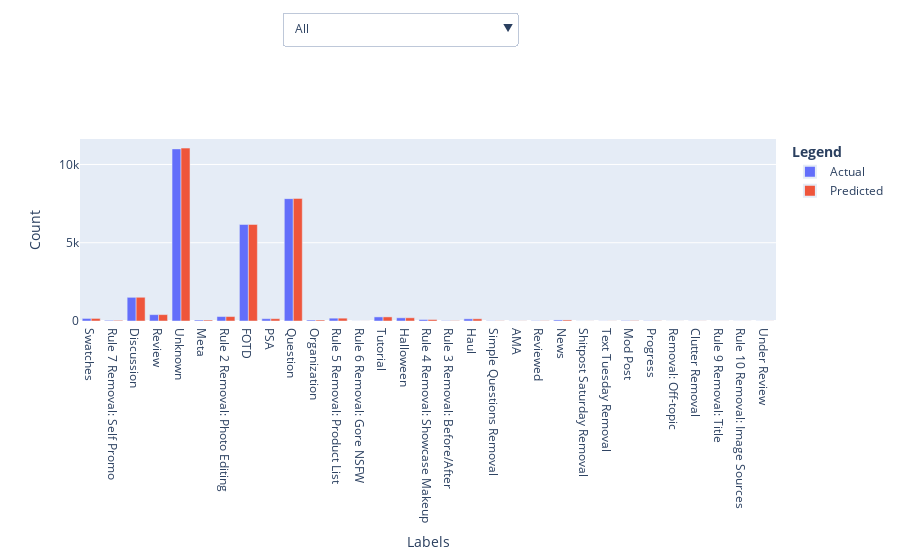

Write notebook code for a chart like this one.
### Code cell
# Initialize the figure with grouped bar chart for the 'All' selection
fig = go.Figure(data=[
    go.Bar(name='Actual', x=merged_counts['ActualLabel'], y=merged_counts['ActualCount']),
    go.Bar(name='Predicted', x=merged_counts['ActualLabel'], y=merged_counts['PredictedCount'])
])

# Add a set of bars for each label, these will be hidden initially
for label in merged_counts['ActualLabel']:
    actual = merged_counts[merged_counts['ActualLabel'] == label]['ActualCount'].values[0]
    predicted = merged_counts[merged_counts['ActualLabel'] == label]['PredictedCount'].values[0]
    fig.add_trace(go.Bar(name=f'Actual - {label}', x=[label], y=[actual], visible=False))
    fig.add_trace(go.Bar(name=f'Predicted - {label}', x=[label], y=[predicted], visible=False))

# The initial button that shows all labels
buttons = [dict(label='All',
                method='update',
                args=[{'visible': [True, True] + [False] * (len(merged_counts) * 2),
                       'title': 'All'}])]

# Add buttons for each label in the dropdown
for i, label in enumerate(merged_counts['ActualLabel']):
    # Set visibility: only the two traces for the selected label are visible
    visibility = [False] * 2 + [i*2 == j or i*2+1 == j for j in range(len(merged_counts) * 2)]
    button = dict(label=label,
                  method='update',
                  args=[{'visible': visibility,
                         'title': label}])
    buttons.append(button)

# Update the layout with the dropdown
fig.update_layout(
    updatemenus=[{
        'buttons': buttons,
        'direction': 'down',
        'showactive': True,
        'active': 0,
        'x': 0.29,
        'y': 1.7,
        'xanchor': 'left',
        'yanchor': 'top'
    }],
    xaxis_title='Labels',
    yaxis_title='Count',
    barmode='group',
    legend_title='<b>Legend</b>',
    legend=dict(
        traceorder='normal',
        itemsizing='constant'
    )
)

# Show the figure
fig.show()

### Figure 1 — Plotly figure (JSON) as saved in the notebook; plotly's stock layout.template omitted (floating-point values rounded to 4 significant figures)
{"data": [{"name": "Actual", "type": "bar", "x": ["Swatches", "Rule 7 Removal: Self Promo", "Discussion", "Review", "Unknown", "Meta", "Rule 2 Removal: Photo Editing", "FOTD", "PSA", "Question", "Organization", "Rule 5 Removal: Product List", "Rule 6 Removal: Gore NSFW", "Tutorial", "Halloween", "Rule 4 Removal: Showcase Makeup", "Rule 3 Removal: Before/After", "Haul", "Simple Questions Removal", "AMA", "Reviewed", "News", "Shitpost Saturday Removal", "Text Tuesday Removal", "Mod Post", "Progress", "Removal: Off-topic", "Clutter Removal", "Rule 9 Removal: Title", "Rule 10 Removal: Image Sources", "Under Review"], "y": [164, 43, 1513, 406, 10996, 62, 284, 6167, 148, 7817, 63, 181, 4, 262, 204, 96, 21, 139, 15, 9, 18, 67, 5, 7, 26, 15, 3, 7, 4, 4, 5]}, {"name": "Predicted", "type": "bar", "x": ["Swatches", "Rule 7 Removal: Self Promo", "Discussion", "Review", "Unknown", "Meta", "Rule 2 Removal: Photo Editing", "FOTD", "PSA", "Question", "Organization", "Rule 5 Removal: Product List", "Rule 6 Removal: Gore NSFW", "Tutorial", "Halloween", "Rule 4 Removal: Showcase Makeup", "Rule 3 Removal: Before/After", "Haul", "Simple Questions Removal", "AMA", "Reviewed", "News", "Shitpost Saturday Removal", "Text Tuesday Removal", "Mod Post", "Progress", "Removal: Off-topic", "Clutter Removal", "Rule 9 Removal: Title", "Rule 10 Removal: Image Sources", "Under Review"], "y": [165, 43, 1516, 408, 11046, 62, 284, 6168, 149, 7834, 63, 181, 4, 262, 205, 96, 21, 142, 15, 9, 18, 67, 5, 7, 26, 15, 3, 7, 4, 4, 5]}, {"name": "Actual - Swatches", "type": "bar", "visible": false, "x": ["Swatches"], "y": [164]}, {"name": "Predicted - Swatches", "type": "bar", "visible": false, "x": ["Swatches"], "y": [165]}, {"name": "Actual - Rule 7 Removal: Self Promo", "type": "bar", "visible": false, "x": ["Rule 7 Removal: Self Promo"], "y": [43]}, {"name": "Predicted - Rule 7 Removal: Self Promo", "type": "bar", "visible": false, "x": ["Rule 7 Removal: Self Promo"], "y": [43]}, {"name": "Actual - Discussion", "type": "bar", "visible": false, "x": ["Discussion"], "y": [1513]}, {"name": "Predicted - Discussion", "type": "bar", "visible": false, "x": ["Discussion"], "y": [1516]}, {"name": "Actual - Review", "type": "bar", "visible": false, "x": ["Review"], "y": [406]}, {"name": "Predicted - Review", "type": "bar", "visible": false, "x": ["Review"], "y": [408]}, {"name": "Actual - Unknown", "type": "bar", "visible": false, "x": ["Unknown"], "y": [10996]}, {"name": "Predicted - Unknown", "type": "bar", "visible": false, "x": ["Unknown"], "y": [11046]}, {"name": "Actual - Meta", "type": "bar", "visible": false, "x": ["Meta"], "y": [62]}, {"name": "Predicted - Meta", "type": "bar", "visible": false, "x": ["Meta"], "y": [62]}, {"name": "Actual - Rule 2 Removal: Photo Editing", "type": "bar", "visible": false, "x": ["Rule 2 Removal: Photo Editing"], "y": [284]}, {"name": "Predicted - Rule 2 Removal: Photo Editing", "type": "bar", "visible": false, "x": ["Rule 2 Removal: Photo Editing"], "y": [284]}, {"name": "Actual - FOTD", "type": "bar", "visible": false, "x": ["FOTD"], "y": [6167]}, {"name": "Predicted - FOTD", "type": "bar", "visible": false, "x": ["FOTD"], "y": [6168]}, {"name": "Actual - PSA", "type": "bar", "visible": false, "x": ["PSA"], "y": [148]}, {"name": "Predicted - PSA", "type": "bar", "visible": false, "x": ["PSA"], "y": [149]}, {"name": "Actual - Question", "type": "bar", "visible": false, "x": ["Question"], "y": [7817]}, {"name": "Predicted - Question", "type": "bar", "visible": false, "x": ["Question"], "y": [7834]}, {"name": "Actual - Organization", "type": "bar", "visible": false, "x": ["Organization"], "y": [63]}, {"name": "Predicted - Organization", "type": "bar", "visible": false, "x": ["Organization"], "y": [63]}, {"name": "Actual - Rule 5 Removal: Product List", "type": "bar", "visible": false, "x": ["Rule 5 Removal: Product List"], "y": [181]}, {"name": "Predicted - Rule 5 Removal: Product List", "type": "bar", "visible": false, "x": ["Rule 5 Removal: Product List"], "y": [181]}, {"name": "Actual - Rule 6 Removal: Gore NSFW", "type": "bar", "visible": false, "x": ["Rule 6 Removal: Gore NSFW"], "y": [4]}, {"name": "Predicted - Rule 6 Removal: Gore NSFW", "type": "bar", "visible": false, "x": ["Rule 6 Removal: Gore NSFW"], "y": [4]}, {"name": "Actual - Tutorial", "type": "bar", "visible": false, "x": ["Tutorial"], "y": [262]}, {"name": "Predicted - Tutorial", "type": "bar", "visible": false, "x": ["Tutorial"], "y": [262]}, {"name": "Actual - Halloween", "type": "bar", "visible": false, "x": ["Halloween"], "y": [204]}, {"name": "Predicted - Halloween", "type": "bar", "visible": false, "x": ["Halloween"], "y": [205]}, {"name": "Actual - Rule 4 Removal: Showcase Makeup", "type": "bar", "visible": false, "x": ["Rule 4 Removal: Showcase Makeup"], "y": [96]}, {"name": "Predicted - Rule 4 Removal: Showcase Makeup", "type": "bar", "visible": false, "x": ["Rule 4 Removal: Showcase Makeup"], "y": [96]}, {"name": "Actual - Rule 3 Removal: Before/After", "type": "bar", "visible": false, "x": ["Rule 3 Removal: Before/After"], "y": [21]}, {"name": "Predicted - Rule 3 Removal: Before/After", "type": "bar", "visible": false, "x": ["Rule 3 Removal: Before/After"], "y": [21]}, {"name": "Actual - Haul", "type": "bar", "visible": false, "x": ["Haul"], "y": [139]}, {"name": "Predicted - Haul", "type": "bar", "visible": false, "x": ["Haul"], "y": [142]}, {"name": "Actual - Simple Questions Removal", "type": "bar", "visible": false, "x": ["Simple Questions Removal"], "y": [15]}, {"name": "Predicted - Simple Questions Removal", "type": "bar", "visible": false, "x": ["Simple Questions Removal"], "y": [15]}, {"name": "Actual - AMA", "type": "bar", "visible": false, "x": ["AMA"], "y": [9]}, {"name": "Predicted - AMA", "type": "bar", "visible": false, "x": ["AMA"], "y": [9]}, {"name": "Actual - Reviewed", "type": "bar", "visible": false, "x": ["Reviewed"], "y": [18]}, {"name": "Predicted - Reviewed", "type": "bar", "visible": false, "x": ["Reviewed"], "y": [18]}, {"name": "Actual - News", "type": "bar", "visible": false, "x": ["News"], "y": [67]}, {"name": "Predicted - News", "type": "bar", "visible": false, "x": ["News"], "y": [67]}, {"name": "Actual - Shitpost Saturday Removal", "type": "bar", "visible": false, "x": ["Shitpost Saturday Removal"], "y": [5]}, {"name": "Predicted - Shitpost Saturday Removal", "type": "bar", "visible": false, "x": ["Shitpost Saturday Removal"], "y": [5]}, {"name": "Actual - Text Tuesday Removal", "type": "bar", "visible": false, "x": ["Text Tuesday Removal"], "y": [7]}, {"name": "Predicted - Text Tuesday Removal", "type": "bar", "visible": false, "x": ["Text Tuesday Removal"], "y": [7]}, {"name": "Actual - Mod Post", "type": "bar", "visible": false, "x": ["Mod Post"], "y": [26]}, {"name": "Predicted - Mod Post", "type": "bar", "visible": false, "x": ["Mod Post"], "y": [26]}, {"name": "Actual - Progress", "type": "bar", "visible": false, "x": ["Progress"], "y": [15]}, {"name": "Predicted - Progress", "type": "bar", "visible": false, "x": ["Progress"], "y": [15]}, {"name": "Actual - Removal: Off-topic", "type": "bar", "visible": false, "x": ["Removal: Off-topic"], "y": [3]}, {"name": "Predicted - Removal: Off-topic", "type": "bar", "visible": false, "x": ["Removal: Off-topic"], "y": [3]}, {"name": "Actual - Clutter Removal", "type": "bar", "visible": false, "x": ["Clutter Removal"], "y": [7]}, {"name": "Predicted - Clutter Removal", "type": "bar", "visible": false, "x": ["Clutter Removal"], "y": [7]}, {"name": "Actual - Rule 9 Removal: Title", "type": "bar", "visible": false, "x": ["Rule 9 Removal: Title"], "y": [4]}, {"name": "Predicted - Rule 9 Removal: Title", "type": "bar", "visible": false, "x": ["Rule 9 Removal: Title"], "y": [4]}, {"name": "Actual - Rule 10 Removal: Image Sources", "type": "bar", "visible": false, "x": ["Rule 10 Removal: Image Sources"], "y": [4]}, {"name": "Predicted - Rule 10 Removal: Image Sources", "type": "bar", "visible": false, "x": ["Rule 10 Removal: Image Sources"], "y": [4]}, {"name": "Actual - Under Review", "type": "bar", "visible": false, "x": ["Under Review"], "y": [5]}, {"name": "Predicted - Under Review", "type": "bar", "visible": false, "x": ["Under Review"], "y": [5]}], "layout": {"autosize": true, "barmode": "group", "legend": {"itemsizing": "constant", "title": {"text": "<b>Legend</b>"}, "traceorder": "normal"}, "updatemenus": [{"active": 0, "buttons": [{"args": [{"title": "All", "visible": [true, true, false, false, false, false, false, false, false, false, false, false, false, false, false, false, false, false, false, false, false, false, false, false, false, false, false, false, false, false, false, false, false, false, false, false, false, false, false, false, false, false, false, false, false, false, false, false, false, false, false, false, false, false, false, false, false, false, false, false, false, false, false, false]}], "label": "All", "method": "update"}, {"args": [{"title": "Swatches", "visible": [false, false, true, true, false, false, false, false, false, false, false, false, false, false, false, false, false, false, false, false, false, false, false, false, false, false, false, false, false, false, false, false, false, false, false, false, false, false, false, false, false, false, false, false, false, false, false, false, false, false, false, false, false, false, false, false, false, false, false, false, false, false, false, false]}], "label": "Swatches", "method": "update"}, {"args": [{"title": "Rule 7 Removal: Self Promo", "visible": [false, false, false, false, true, true, false, false, false, false, false, false, false, false, false, false, false, false, false, false, false, false, false, false, false, false, false, false, false, false, false, false, false, false, false, false, false, false, false, false, false, false, false, false, false, false, false, false, false, false, false, false, false, false, false, false, false, false, false, false, false, false, false, false]}], "label": "Rule 7 Removal: Self Promo", "method": "update"}, {"args": [{"title": "Discussion", "visible": [false, false, false, false, false, false, true, true, false, false, false, false, false, false, false, false, false, false, false, false, false, false, false, false, false, false, false, false, false, false, false, false, false, false, false, false, false, false, false, false, false, false, false, false, false, false, false, false, false, false, false, false, false, false, false, false, false, false, false, false, false, false, false, false]}], "label": "Discussion", "method": "update"}, {"args": [{"title": "Review", "visible": [false, false, false, false, false, false, false, false, true, true, false, false, false, false, false, false, false, false, false, false, false, false, false, false, false, false, false, false, false, false, false, false, false, false, false, false, false, false, false, false, false, false, false, false, false, false, false, false, false, false, false, false, false, false, false, false, false, false, false, false, false, false, false, false]}], "label": "Review", "method": "update"}, {"args": [{"title": "Unknown", "visible": [false, false, false, false, false, false, false, false, false, false, true, true, false, false, false, false, false, false, false, false, false, false, false, false, false, false, false, false, false, false, false, false, false, false, false, false, false, false, false, false, false, false, false, false, false, false, false, false, false, false, false, false, false, false, false, false, false, false, false, false, false, false, false, false]}], "label": "Unknown", "method": "update"}, {"args": [{"title": "Meta", "visible": [false, false, false, false, false, false, false, false, false, false, false, false, true, true, false, false, false, false, false, false, false, false, false, false, false, false, false, false, false, false, false, false, false, false, false, false, false, false, false, false, false, false, false, false, false, false, false, false, false, false, false, false, false, false, false, false, false, false, false, false, false, false, false, false]}], "label": "Meta", "method": "update"}, {"args": [{"title": "Rule 2 Removal: Photo Editing", "visible": [false, false, false, false, false, false, false, false, false, false, false, false, false, false, true, true, false, false, false, false, false, false, false, false, false, false, false, false, false, false, false, false, false, false, false, false, false, false, false, false, false, false, false, false, false, false, false, false, false, false, false, false, false, false, false, false, false, false, false, false, false, false, false, false]}], "label": "Rule 2 Removal: Photo Editing", "method": "update"}, {"args": [{"title": "FOTD", "visible": [false, false, false, false, false, false, false, false, false, false, false, false, false, false, false, false, true, true, false, false, false, false, false, false, false, false, false, false, false, false, false, false, false, false, false, false, false, false, false, false, false, false, false, false, false, false, false, false, false, false, false, false, false, false, false, false, false, false, false, false, false, false, false, false]}], "label": "FOTD", "method": "update"}, {"args": [{"title": "PSA", "visible": [false, false, false, false, false, false, false, false, false, false, false, false, false, false, false, false, false, false, true, true, false, false, false, false, false, false, false, false, false, false, false, false, false, false, false, false, false, false, false, false, false, false, false, false, false, false, false, false, false, false, false, false, false, false, false, false, false, false, false, false, false, false, false, false]}], "label": "PSA", "method": "update"}, {"args": [{"title": "Question", "visible": [false, false, false, false, false, false, false, false, false, false, false, false, false, false, false, false, false, false, false, false, true, true, false, false, false, false, false, false, false, false, false, false, false, false, false, false, false, false, false, false, false, false, false, false, false, false, false, false, false, false, false, false, false, false, false, false, false, false, false, false, false, false, false, false]}], "label": "Question", "method": "update"}, {"args": [{"title": "Organization", "visible": [false, false, false, false, false, false, false, false, false, false, false, false, false, false, false, false, false, false, false, false, false, false, true, true, false, false, false, false, false, false, false, false, false, false, false, false, false, false, false, false, false, false, false, false, false, false, false, false, false, false, false, false, false, false, false, false, false, false, false, false, false, false, false, false]}], "label": "Organization", "method": "update"}, {"args": [{"title": "Rule 5 Removal: Product List", "visible": [false, false, false, false, false, false, false, false, false, false, false, false, false, false, false, false, false, false, false, false, false, false, false, false, true, true, false, false, false, false, false, false, false, false, false, false, false, false, false, false, false, false, false, false, false, false, false, false, false, false, false, false, false, false, false, false, false, false, false, false, false, false, false, false]}], "label": "Rule 5 Removal: Product List", "method": "update"}, {"args": [{"title": "Rule 6 Removal: Gore NSFW", "visible": [false, false, false, false, false, false, false, false, false, false, false, false, false, false, false, false, false, false, false, false, false, false, false, false, false, false, true, true, false, false, false, false, false, false, false, false, false, false, false, false, false, false, false, false, false, false, false, false, false, false, false, false, false, false, false, false, false, false, false, false, false, false, false, false]}], "label": "Rule 6 Removal: Gore NSFW", "method": "update"}, {"args": [{"title": "Tutorial", "visible": [false, false, false, false, false, false, false, false, false, false, false, false, false, false, false, false, false, false, false, false, false, false, false, false, false, false, false, false, true, true, false, false, false, false, false, false, false, false, false, false, false, false, false, false, false, false, false, false, false, false, false, false, false, false, false, false, false, false, false, false, false, false, false, false]}], "label": "Tutorial", "method": "update"}, {"args": [{"title": "Halloween", "visible": [false, false, false, false, false, false, false, false, false, false, false, false, false, false, false, false, false, false, false, false, false, false, false, false, false, false, false, false, false, false, true, true, false, false, false, false, false, false, false, false, false, false, false, false, false, false, false, false, false, false, false, false, false, false, false, false, false, false, false, false, false, false, false, false]}], "label": "Halloween", "method": "update"}, {"args": [{"title": "Rule 4 Removal: Showcase Makeup", "visible": [false, false, false, false, false, false, false, false, false, false, false, false, false, false, false, false, false, false, false, false, false, false, false, false, false, false, false, false, false, false, false, false, true, true, false, false, false, false, false, false, false, false, false, false, false, false, false, false, false, false, false, false, false, false, false, false, false, false, false, false, false, false, false, false]}], "label": "Rule 4 Removal: Showcase Makeup", "method": "update"}, {"args": [{"title": "Rule 3 Removal: Before/After", "visible": [false, false, false, false, false, false, false, false, false, false, false, false, false, false, false, false, false, false, false, false, false, false, false, false, false, false, false, false, false, false, false, false, false, false, true, true, false, false, false, false, false, false, false, false, false, false, false, false, false, false, false, false, false, false, false, false, false, false, false, false, false, false, false, false]}], "label": "Rule 3 Removal: Before/After", "method": "update"}, {"args": [{"title": "Haul", "visible": [false, false, false, false, false, false, false, false, false, false, false, false, false, false, false, false, false, false, false, false, false, false, false, false, false, false, false, false, false, false, false, false, false, false, false, false, true, true, false, false, false, false, false, false, false, false, false, false, false, false, false, false, false, false, false, false, false, false, false, false, false, false, false, false]}], "label": "Haul", "method": "update"}, {"args": [{"title": "Simple Questions Removal", "visible": [false, false, false, false, false, false, false, false, false, false, false, false, false, false, false, false, false, false, false, false, false, false, false, false, false, false, false, false, false, false, false, false, false, false, false, false, false, false, true, true, false, false, false, false, false, false, false, false, false, false, false, false, false, false, false, false, false, false, false, false, false, false, false, false]}], "label": "Simple Questions Removal", "method": "update"}, {"args": [{"title": "AMA", "visible": [false, false, false, false, false, false, false, false, false, false, false, false, false, false, false, false, false, false, false, false, false, false, false, false, false, false, false, false, false, false, false, false, false, false, false, false, false, false, false, false, true, true, false, false, false, false, false, false, false, false, false, false, false, false, false, false, false, false, false, false, false, false, false, false]}], "label": "AMA", "method": "update"}, {"args": [{"title": "Reviewed", "visible": [false, false, false, false, false, false, false, false, false, false, false, false, false, false, false, false, false, false, false, false, false, false, false, false, false, false, false, false, false, false, false, false, false, false, false, false, false, false, false, false, false, false, true, true, false, false, false, false, false, false, false, false, false, false, false, false, false, false, false, false, false, false, false, false]}], "label": "Reviewed", "method": "update"}, {"args": [{"title": "News", "visible": [false, false, false, false, false, false, false, false, false, false, false, false, false, false, false, false, false, false, false, false, false, false, false, false, false, false, false, false, false, false, false, false, false, false, false, false, false, false, false, false, false, false, false, false, true, true, false, false, false, false, false, false, false, false, false, false, false, false, false, false, false, false, false, false]}], "label": "News", "method": "update"}, {"args": [{"title": "Shitpost Saturday Removal", "visible": [false, false, false, false, false, false, false, false, false, false, false, false, false, false, false, false, false, false, false, false, false, false, false, false, false, false, false, false, false, false, false, false, false, false, false, false, false, false, false, false, false, false, false, false, false, false, true, true, false, false, false, false, false, false, false, false, false, false, false, false, false, false, false, false]}], "label": "Shitpost Saturday Removal", "method": "update"}, {"args": [{"title": "Text Tuesday Removal", "visible": [false, false, false, false, false, false, false, false, false, false, false, false, false, false, false, false, false, false, false, false, false, false, false, false, false, false, false, false, false, false, false, false, false, false, false, false, false, false, false, false, false, false, false, false, false, false, false, false, true, true, false, false, false, false, false, false, false, false, false, false, false, false, false, false]}], "label": "Text Tuesday Removal", "method": "update"}, {"args": [{"title": "Mod Post", "visible": [false, false, false, false, false, false, false, false, false, false, false, false, false, false, false, false, false, false, false, false, false, false, false, false, false, false, false, false, false, false, false, false, false, false, false, false, false, false, false, false, false, false, false, false, false, false, false, false, false, false, true, true, false, false, false, false, false, false, false, false, false, false, false, false]}], "label": "Mod Post", "method": "update"}, {"args": [{"title": "Progress", "visible": [false, false, false, false, false, false, false, false, false, false, false, false, false, false, false, false, false, false, false, false, false, false, false, false, false, false, false, false, false, false, false, false, false, false, false, false, false, false, false, false, false, false, false, false, false, false, false, false, false, false, false, false, true, true, false, false, false, false, false, false, false, false, false, false]}], "label": "Progress", "method": "update"}, {"args": [{"title": "Removal: Off-topic", "visible": [false, false, false, false, false, false, false, false, false, false, false, false, false, false, false, false, false, false, false, false, false, false, false, false, false, false, false, false, false, false, false, false, false, false, false, false, false, false, false, false, false, false, false, false, false, false, false, false, false, false, false, false, false, false, true, true, false, false, false, false, false, false, false, false]}], "label": "Removal: Off-topic", "method": "update"}, {"args": [{"title": "Clutter Removal", "visible": [false, false, false, false, false, false, false, false, false, false, false, false, false, false, false, false, false, false, false, false, false, false, false, false, false, false, false, false, false, false, false, false, false, false, false, false, false, false, false, false, false, false, false, false, false, false, false, false, false, false, false, false, false, false, false, false, true, true, false, false, false, false, false, false]}], "label": "Clutter Removal", "method": "update"}, {"args": [{"title": "Rule 9 Removal: Title", "visible": [false, false, false, false, false, false, false, false, false, false, false, false, false, false, false, false, false, false, false, false, false, false, false, false, false, false, false, false, false, false, false, false, false, false, false, false, false, false, false, false, false, false, false, false, false, false, false, false, false, false, false, false, false, false, false, false, false, false, true, true, false, false, false, false]}], "label": "Rule 9 Removal: Title", "method": "update"}, {"args": [{"title": "Rule 10 Removal: Image Sources", "visible": [false, false, false, false, false, false, false, false, false, false, false, false, false, false, false, false, false, false, false, false, false, false, false, false, false, false, false, false, false, false, false, false, false, false, false, false, false, false, false, false, false, false, false, false, false, false, false, false, false, false, false, false, false, false, false, false, false, false, false, false, true, true, false, false]}], "label": "Rule 10 Removal: Image Sources", "method": "update"}, {"args": [{"title": "Under Review", "visible": [false, false, false, false, false, false, false, false, false, false, false, false, false, false, false, false, false, false, false, false, false, false, false, false, false, false, false, false, false, false, false, false, false, false, false, false, false, false, false, false, false, false, false, false, false, false, false, false, false, false, false, false, false, false, false, false, false, false, false, false, false, false, true, true]}], "label": "Under Review", "method": "update"}], "direction": "down", "showactive": true, "x": 0.29, "xanchor": "left", "y": 1.7, "yanchor": "top"}], "xaxis": {"autorange": true, "range": [-0.5, 30.5], "title": {"text": "Labels"}, "type": "category"}, "yaxis": {"autorange": true, "range": [0, 11630.0], "title": {"text": "Count"}, "type": "linear"}}}
